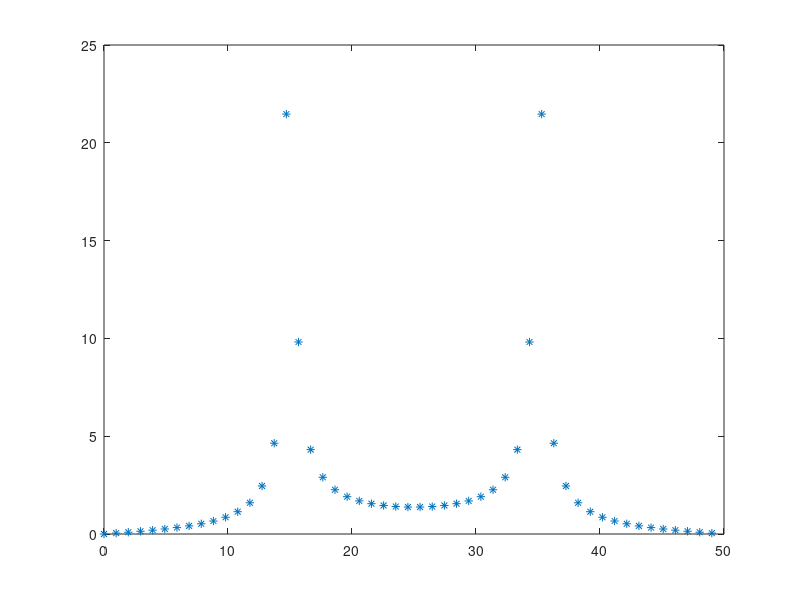

Write MATLAB code to recreate this figure. (Note: this script raises an error after producing the figure.)
t = 0:1/50:1;                     
x = sin(2*pi*15*t) ;
% plot(t,x)
y = fft(x);     
f = (0:length(y)-1)*50/length(y);
%(hs= 1/s+a)
plot(f,abs(y),'*');
z=lowpass(y,0.1);
plot(f,abs(z),'*');
    
